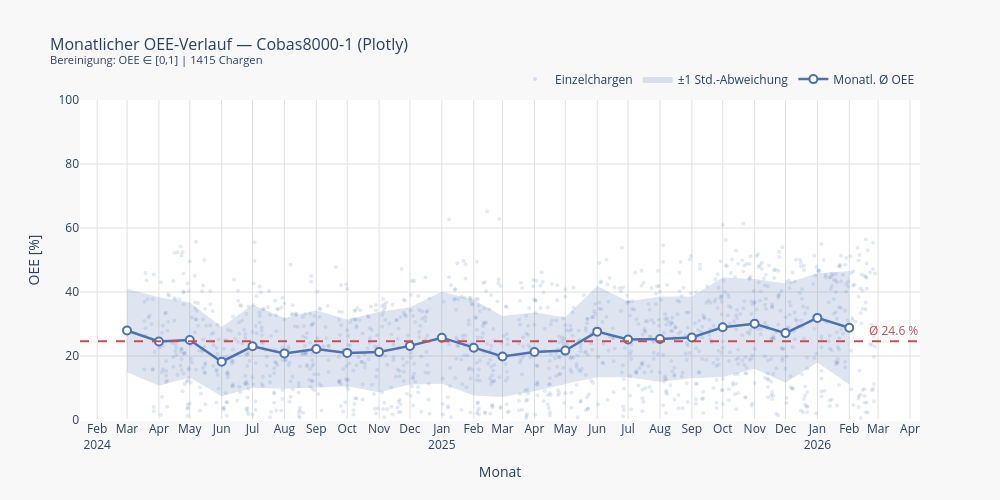

The notebook cell saved with this chart:
### Markdown cell above
## 3 · Plotly — interaktiv, webbasiert

### Code cell
import plotly.graph_objects as go

# Plotly erzeugt interaktive HTML-Diagramme, die direkt im Notebook rendern.
# Jedes visuelle Element (Scatter, Band, Linie) ist ein eigener "Trace",
# der dem Figure-Objekt hinzugefügt wird. Reihenfolge = Zeichenreihenfolge.

# Hilfsvariablen für die monatlichen Werte
x      = monthly["month_dt"]
y_mean = monthly["mean"]
y_std  = monthly["std"]
y_up   = y_mean + y_std   # obere Bandgrenze
y_lo   = y_mean - y_std   # untere Bandgrenze

fig = go.Figure()

# Trace 1: Einzelchargen im Hintergrund.
# opacity=0.15 macht sie kaum sichtbar, aber beim Hovern über einen Punkt
# erscheinen Datum und exakter OEE-Wert als Tooltip.
fig.add_trace(go.Scatter(
    x=df_line["start"],
    y=df_line["oee_pct"],
    mode="markers",
    name="Einzelchargen",
    marker=dict(color="#4C72B0", size=4, opacity=0.15),
    hovertemplate="Datum: %{x|%Y-%m-%d}<br>OEE: %{y:.1f} %<extra>Einzelcharge</extra>",
))

# Trace 2: ±1σ-Band als geschlossene Fläche.
# Plotly kennt kein fill_between, daher wird der Pfad manuell konstruiert:
# erst von links nach rechts entlang der oberen Grenze, dann rückwärts
# entlang der unteren Grenze – das ergibt eine geschlossene Kurve.
# fill="toself" füllt diese Fläche. Die Linie selbst ist unsichtbar (alpha=0).
fig.add_trace(go.Scatter(
    x=list(x) + list(x[::-1]),
    y=list(y_up) + list(y_lo[::-1]),
    fill="toself",
    fillcolor="rgba(76, 114, 176, 0.18)",
    line=dict(color="rgba(255,255,255,0)"),
    hoverinfo="skip",       # kein Tooltip für die Bandfläche selbst
    showlegend=True,
    name="±1 Std.-Abweichung",
))

# Trace 3: monatliche Mittelwertlinie.
# customdata bündelt Zusatzinfos (σ, Chargenzahl) pro Punkt, die im
# hovertemplate über %{customdata[i]} referenziert werden.
fig.add_trace(go.Scatter(
    x=x,
    y=y_mean,
    mode="lines+markers",
    name="Monatl. Ø OEE",
    line=dict(color="#4C72B0", width=2.5),
    marker=dict(size=8, color="white", line=dict(color="#4C72B0", width=2)),
    hovertemplate=(
        "<b>%{x|%B %Y}</b><br>"
        "Ø OEE: %{y:.1f} %<br>"
        "σ: %{customdata[0]:.1f} %<br>"
        "Chargen: %{customdata[1]}<extra></extra>"
    ),
    customdata=np.column_stack([y_std, monthly["count"]]),
))

# Horizontale Referenzlinie für den Gesamtmittelwert.
# add_hline ist eine Hilfsmethode, die intern ebenfalls einen Shape-Layer erzeugt.
fig.add_hline(
    y=overall_mean,
    line=dict(color="#C44E52", width=2, dash="dash"),
    annotation_text=f"Ø {overall_mean:.1f} %",
    annotation_position="top right",
    annotation_font=dict(color="#C44E52", size=12),
)

# Layout: Achsenbeschriftung, Gitter, Hintergrundfarben.
# hovermode="x unified" zeigt beim Hovern alle Traces an einem X-Wert
# gleichzeitig in einem gemeinsamen Tooltip.
fig.update_layout(
    title=dict(
        text=f"Monatlicher OEE-Verlauf — {LINE_LABEL} (Plotly)<br>"
             f"<sup>Bereinigung: OEE ∈ [0,1] | {len(df_line)} Chargen</sup>",
        font=dict(size=16),
    ),
    xaxis=dict(
        title="Monat",
        tickformat="%b\n%Y",
        dtick="M1",           # ein Tick pro Monat
        showgrid=True,
        gridcolor="#e0e0e0",
    ),
    yaxis=dict(
        title="OEE [%]",
        range=[0, 100],
        showgrid=True,
        gridcolor="#e0e0e0",
    ),
    legend=dict(orientation="h", yanchor="bottom", y=1.02, xanchor="right", x=1),
    plot_bgcolor="white",
    paper_bgcolor="#f8f8f8",
    width=1000,
    height=500,
    hovermode="x unified",
)

fig.show()

### Figure 1 — Plotly figure (JSON) as saved in the notebook; plotly's stock layout.template omitted (floating-point values rounded to 4 significant figures; data arrays with more than 128 entries replaced by an {"elided": "..."} marker saying what was removed)
{"data": [{"hovertemplate": "Datum: %{x|%Y-%m-%d}<br>OEE: %{y:.1f} %<extra>Einzelcharge</extra>", "marker": {"color": "#4C72B0", "opacity": 0.15, "size": 4}, "mode": "markers", "name": "Einzelchargen", "type": "scatter", "x": {"elided": "1415 str values"}, "y": {"elided": "1415 float values"}}, {"fill": "toself", "fillcolor": "rgba(76, 114, 176, 0.18)", "hoverinfo": "skip", "line": {"color": "rgba(255,255,255,0)"}, "name": "±1 Std.-Abweichung", "showlegend": true, "type": "scatter", "x": ["2024-03-01T00:00:00", "2024-04-01T00:00:00", "2024-05-01T00:00:00", "2024-06-01T00:00:00", "2024-07-01T00:00:00", "2024-08-01T00:00:00", "2024-09-01T00:00:00", "2024-10-01T00:00:00", "2024-11-01T00:00:00", "2024-12-01T00:00:00", "2025-01-01T00:00:00", "2025-02-01T00:00:00", "2025-03-01T00:00:00", "2025-04-01T00:00:00", "2025-05-01T00:00:00", "2025-06-01T00:00:00", "2025-07-01T00:00:00", "2025-08-01T00:00:00", "2025-09-01T00:00:00", "2025-10-01T00:00:00", "2025-11-01T00:00:00", "2025-12-01T00:00:00", "2026-01-01T00:00:00", "2026-02-01T00:00:00", "2026-02-01T00:00:00", "2026-01-01T00:00:00", "2025-12-01T00:00:00", "2025-11-01T00:00:00", "2025-10-01T00:00:00", "2025-09-01T00:00:00", "2025-08-01T00:00:00", "2025-07-01T00:00:00", "2025-06-01T00:00:00", "2025-05-01T00:00:00", "2025-04-01T00:00:00", "2025-03-01T00:00:00", "2025-02-01T00:00:00", "2025-01-01T00:00:00", "2024-12-01T00:00:00", "2024-11-01T00:00:00", "2024-10-01T00:00:00", "2024-09-01T00:00:00", "2024-08-01T00:00:00", "2024-07-01T00:00:00", "2024-06-01T00:00:00", "2024-05-01T00:00:00", "2024-04-01T00:00:00", "2024-03-01T00:00:00"], "y": [41.03, 38.36, 36.69, 29.04, 36.01, 31.86, 34.25, 31.4, 33.77, 35.2, 40.1, 37.55, 32.47, 33.58, 32.12, 41.87, 37.01, 38.59, 38.57, 44.52, 44.1, 42.69, 45.88, 46.54, 11.09, 17.95, 11.62, 16.04, 13.44, 13.01, 11.98, 13.35, 13.35, 11.26, 8.966, 7.208, 7.64, 11.35, 11.11, 8.671, 10.54, 10.1, 9.783, 10.08, 7.397, 13.31, 10.71, 14.94]}, {"customdata": [[13.05, 18.0], [13.83, 68.0], [11.69, 59.0], [10.82, 62.0], [12.96, 64.0], [11.04, 68.0], [12.08, 38.0], [10.43, 60.0], [12.55, 56.0], [12.04, 43.0], [14.38, 58.0], [14.95, 68.0], [12.63, 48.0], [12.31, 66.0], [10.43, 63.0], [14.26, 42.0], [11.83, 62.0], [13.3, 68.0], [12.78, 60.0], [15.54, 78.0], [14.03, 75.0], [15.53, 63.0], [13.96, 71.0], [17.72, 57.0]], "hovertemplate": "<b>%{x|%B %Y}</b><br>Ø OEE: %{y:.1f} %<br>σ: %{customdata[0]:.1f} %<br>Chargen: %{customdata[1]}<extra></extra>", "line": {"color": "#4C72B0", "width": 2.5}, "marker": {"color": "white", "line": {"color": "#4C72B0", "width": 2}, "size": 8}, "mode": "lines+markers", "name": "Monatl. Ø OEE", "type": "scatter", "x": ["2024-03-01T00:00:00.000000", "2024-04-01T00:00:00.000000", "2024-05-01T00:00:00.000000", "2024-06-01T00:00:00.000000", "2024-07-01T00:00:00.000000", "2024-08-01T00:00:00.000000", "2024-09-01T00:00:00.000000", "2024-10-01T00:00:00.000000", "2024-11-01T00:00:00.000000", "2024-12-01T00:00:00.000000", "2025-01-01T00:00:00.000000", "2025-02-01T00:00:00.000000", "2025-03-01T00:00:00.000000", "2025-04-01T00:00:00.000000", "2025-05-01T00:00:00.000000", "2025-06-01T00:00:00.000000", "2025-07-01T00:00:00.000000", "2025-08-01T00:00:00.000000", "2025-09-01T00:00:00.000000", "2025-10-01T00:00:00.000000", "2025-11-01T00:00:00.000000", "2025-12-01T00:00:00.000000", "2026-01-01T00:00:00.000000", "2026-02-01T00:00:00.000000"], "y": [27.99, 24.54, 25.0, 18.22, 23.04, 20.82, 22.18, 20.97, 21.22, 23.16, 25.73, 22.59, 19.84, 21.27, 21.69, 27.61, 25.18, 25.29, 25.79, 28.98, 30.07, 27.15, 31.91, 28.82]}], "layout": {"annotations": [{"font": {"color": "#C44E52", "size": 12}, "showarrow": false, "text": "Ø 24.6 %", "x": 1, "xanchor": "right", "xref": "x domain", "y": 24.61, "yanchor": "bottom", "yref": "y"}], "height": 500, "hovermode": "x unified", "legend": {"orientation": "h", "x": 1, "xanchor": "right", "y": 1.02, "yanchor": "bottom"}, "paper_bgcolor": "#f8f8f8", "plot_bgcolor": "white", "shapes": [{"line": {"color": "#C44E52", "dash": "dash", "width": 2}, "type": "line", "x0": 0, "x1": 1, "xref": "x domain", "y0": 24.61, "y1": 24.61, "yref": "y"}], "title": {"font": {"size": 16}, "text": "Monatlicher OEE-Verlauf — Cobas8000-1 (Plotly)<br><sup>Bereinigung: OEE ∈ [0,1] | 1415 Chargen</sup>"}, "width": 1000, "xaxis": {"dtick": "M1", "gridcolor": "#e0e0e0", "showgrid": true, "tickformat": "%b\n%Y", "title": {"text": "Monat"}}, "yaxis": {"gridcolor": "#e0e0e0", "range": [0, 100], "showgrid": true, "title": {"text": "OEE [%]"}}}}
